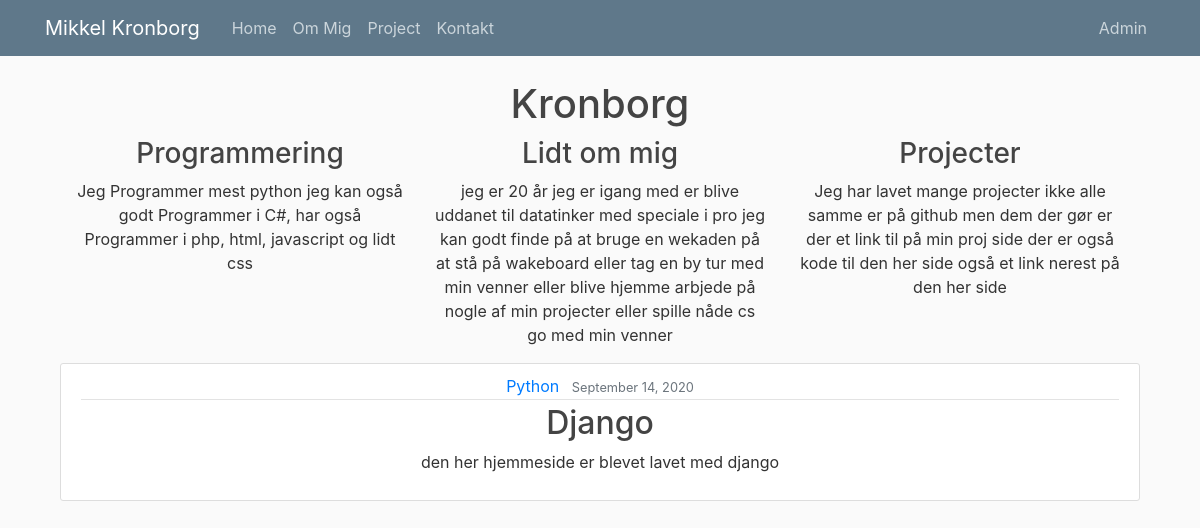
The app's page / (signed in) with its own data.
### web/models.py (models this page shows, shortened)
class Post(models.Model):
    title = models.CharField(max_length=100)
    language = models.CharField(max_length=50)
    link = models.CharField(max_length=300)
    content = models.TextField()
    date_posted = models.DateTimeField(default=timezone.now)
    author = models.ForeignKey(User, on_delete=models.CASCADE)

### web/views.py (the view)
# urls.py: 2. Add a URL to urlpatterns:  path('', views.home, name='home')
def home(request):
    context = {
        'posts': Post.objects.all()
    }
    return render(request, 'web/home.html', context)

### web/templates/web/home.html
{% extends "web/base.html" %}
{% block content %}
    <h1 class="text-center">Kronborg</h1>
    <div class="container">
  <div class="row">
    <div class="col">
    </div>
    <div class="col-6">
    </div>
    <div class="col">
    </div>
  </div>
<div class="container text-center">
  <div class="row">
    <div class="col">
      <h3>Programmering</h3>
      <p>
          Jeg Programmer mest python jeg kan også godt Programmer i C#, har også Programmer i php, html, javascript og lidt css
      </p>
    </div>
    <div class="col">
      <h3>Lidt om mig</h3>
      <p>
          jeg er 20 år jeg er igang med er blive uddanet til datatinker med speciale i pro
          jeg kan godt finde på at bruge en wekaden på at stå på wakeboard
          eller tag en by tur med min venner eller blive hjemme arbjede på nogle af min projecter eller spille nåde cs go med min venner
      </p>
    </div>
    <div class="col">
        <h3>Projecter</h3>
        <p>
            Jeg har lavet mange projecter ikke alle samme er på github men dem der gør er der et link til på min proj side
            der er også kode til den her side også et link nerest på den her side
        </p>
    </div>
  </div>
</div>
        <div class="text-center">
      {% for post in posts %}
          {% if post.title == "Django" %}
            <article class="media content-section">
              <div class="media-body">
                <div class="article-metadata">
                  <a class="mr-2" href="#">{{ post.language }}</a>
                  <small class="text-muted">{{ post.date_posted|date:"F d, Y" }}</small>
                </div>
                <h2><a class="article-title" href="{{ post.link }}" target="_blank">{{ post.title }}</a></h2>
                <p class="article-content">{{ post.content }}</p>
              </div>
            </article>
          {% endif %}
        {% endfor %}
    </div>
{% endblock content %}

### web/static/web/main.css (style rules this page uses)
body { background: #fafafa; color: #333333; margin-top: 5rem; }
h1, h2, h3, h4, h5, h6 { color: #444444; }
.content-section { background: #ffffff; padding: 10px 20px; border: 1px solid #dddddd; border-radius: 3px; margin-bottom: 20px; }
.article-title { color: #444444; }
.article-content { white-space: pre-line; }
.article-metadata { padding-bottom: 1px; margin-bottom: 4px; border-bottom: 1px solid #e3e3e3 }

### records on screen
Post: language "Python", date_posted "September 14, 2020", title "Django", content "den her hjemmeside er blevet lavet med django"
